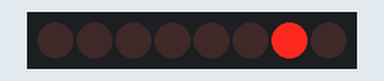
Bench run of a sketch on a simulated Arduino Uno, built with avr-gcc and run on an emulated ATmega328P. Parts: 8 shift-register outputs drawn as a row of LEDs (first output left, lit = HIGH). Wiring (inferred from the names in the program): shift register (74HC595): data pin 12; shift clock pin 9; latch pin 11. Wiring (inferred from the signals the program sends): row of LEDs: on Q0, Q1, Q2, Q3, Q4, Q5, Q6, Q7.

Above: at 0.2 s.
At 1.2 s:
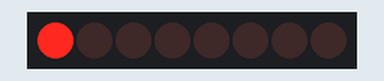
At 1.7 s:
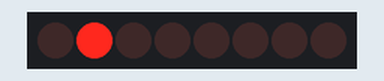
At 2.2 s:
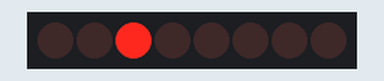
At 3.2 s:
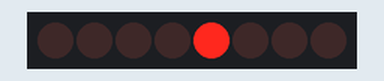
At 4.7 s:
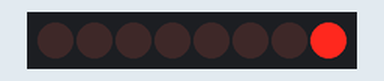
Timing chart, 0 to 5.2 s (numbered marks = the images above):
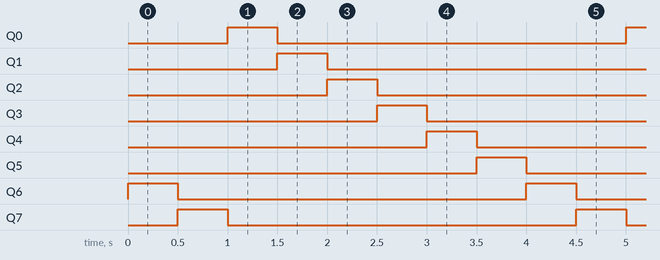

The sketch:

45-Circular-Shifting.ino
```cpp
/**
 * Lesson 45 - Circular Shift

 Homework Check from yesterday

 In an 8 bit system circular shift left.

 Everything shifts left but MSB foes to LSB.

 myByte = myByte / 128 moves the MSB, how do I get the rest.

 myByte/128 + myByte*2
 The division preserves the MSB by isolating it. the myByte*2 gets the rest of it shifted left

 CSR

 myByte * 128 gets LSB moved to front.
 myByte / 2 gets the rest shifted.
 Add together
 */

int latchPin=11;
int clockPin=9;
int dataPin=12;
int dt=500;

byte myByte=0b11111101;

void setup() {
  Serial.begin(9600);
  pinMode(latchPin,OUTPUT);
  pinMode(dataPin,OUTPUT);
  pinMode(clockPin,OUTPUT);
}

void loop() {
  digitalWrite(latchPin,LOW);
  shiftOut(dataPin,clockPin,LSBFIRST,myByte);
  digitalWrite(latchPin,HIGH);
  delay(dt);

  //Shift Left
  //myByte = myByte/128 + myByte*2;

  //Shift Right
  myByte = myByte*128 + myByte/2;

}
```

Measured:
- by itself, Q0–7: alternates HIGH for 0.50 s and LOW for 3.5 s
- by itself, everything shown: repeats every 4.0 s, in 8 steps
